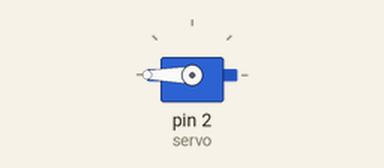
A sketch run on a simulated Arduino Uno, built with avr-gcc and run on an emulated ATmega328P. Shown: servo.

Above: at 0.05 s.
Timing chart, 0 to 3.0 s (numbered marks = the images above):
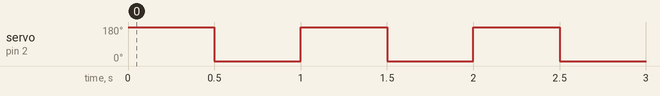

The sketch:

servoprivod.ino
```cpp
#include <Servo.h> //используем библиотеку для работы с сервоприводом

Servo servo; //объявляем переменную servo типа Servo

void setup() //процедура setup
{
Serial.begin(9600);
pinMode(2, OUTPUT);
servo.attach(2); //привязываем привод к порту 10
}

void loop() //процедура loop
{
servo.write(180);
delay(500);
servo.write(0);
delay(500);
//Serial.println("Stopped");
//servo.write(93);
//delay(1000);
//servo.write(80);
//delay(1000);
//servo.write(90);
//delay(1000);
}
```

Measured:
- by itself, servo on pin 2 (servo): alternates 180° for 0.50 s and 0° for 0.50 s
